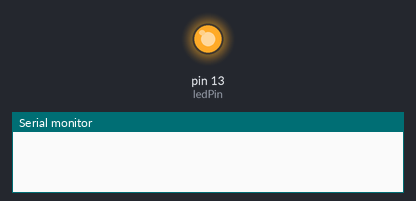
This sketch was run on a simulated Arduino Uno, built with avr-gcc and run on an emulated ATmega328P. On the bench: output pins drawn as LEDs (lit = HIGH), the last lines printed to the serial monitor.

Above: at 0.1 s.
At 19.6 s:
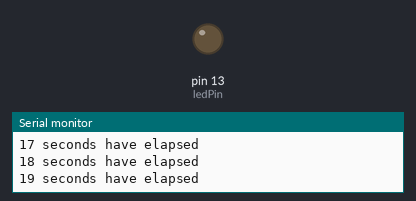
Timing chart, 0 to 21.1 s (numbered marks = the images above):
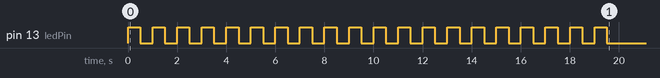

The sketch:

heartbeat.ino
```cpp
int ledPin = 13;

void setup() {
  Serial.begin(9600);
  pinMode(ledPin, OUTPUT);
for(int n = 0; n < 20; n++){
  digitalWrite(ledPin, HIGH);
  delay(500);
  digitalWrite(ledPin, LOW);
Serial.print(n);
Serial.println(" seconds have elapsed");
 delay(500);
}
}
void loop() {


}
```
